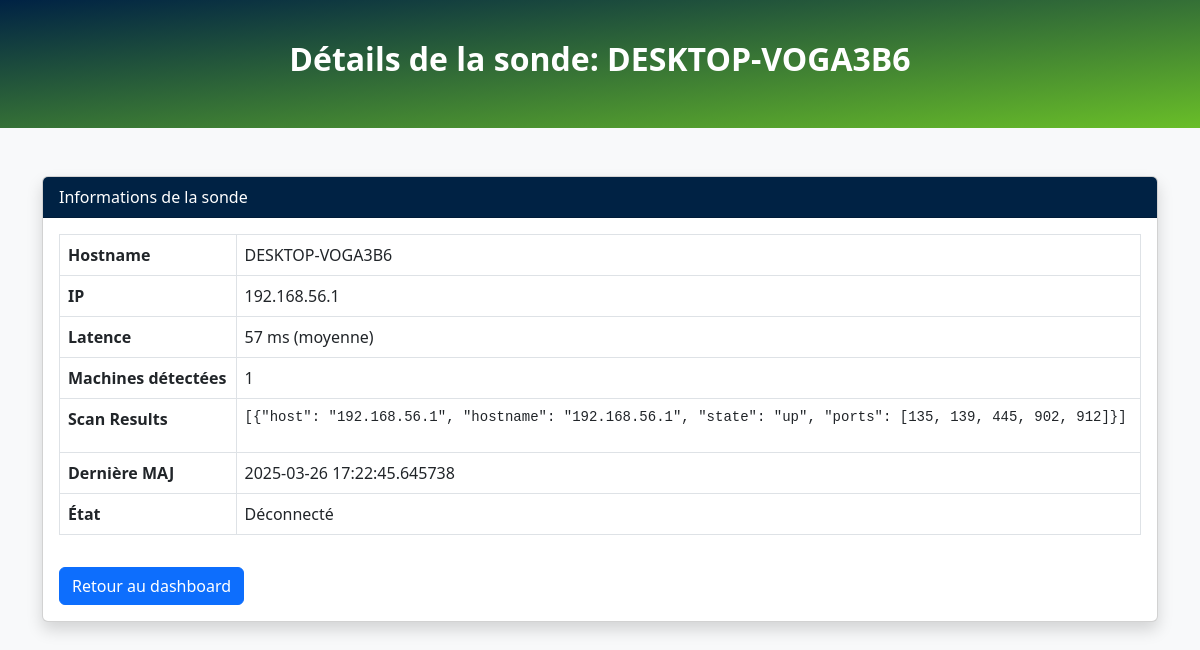
Screenshot of /harvester/25 with the database file from the repository.
### app/models/harvester.py (models this page shows)
class HarvesterData(db.Model):
    id = db.Column(db.Integer, primary_key=True)
    hostname = db.Column(db.String(128))
    ip = db.Column(db.String(45))
    latency = db.Column(db.String(64))
    nb_machines = db.Column(db.Integer)
    scan_results = db.Column(db.Text)
    version = db.Column(db.String(10))
    last_updated = db.Column(db.DateTime, default=datetime.utcnow)

### app/views/routes.py (the view)
@views_bp.route("/harvester/<int:harvester_id>")
def harvester_detail(harvester_id):
    harvester = HarvesterData.query.get(harvester_id)
    if not harvester:
        abort(404)
    threshold = timedelta(minutes=5)
    now = datetime.utcnow()
    status = "Connecté" if now - harvester.last_updated < threshold else "Déconnecté"
    harvester_data = {
        "id": harvester.id,
        "hostname": harvester.hostname,
        "ip": harvester.ip,
        "latency": harvester.latency,
        "nb_machines": harvester.nb_machines,
        "scan_results": harvester.scan_results,
        "last_updated": harvester.last_updated,
        "status": status
    }
    return render_template("harvester_detail.html", harvester=harvester_data)

### app/templates/harvester_detail.html (shortened to what this page needs)
<!DOCTYPE html>
<html lang="fr">
<head>
    <link rel="stylesheet" href="https://cdn.jsdelivr.net/npm/bootstrap@5.3.0/dist/css/bootstrap.min.css">
</head>
<body class="bg-light">
<div class="hero">
  <h1>Détails de la sonde: {{ harvester.hostname }}</h1>
</div>
<div class="container mt-5">
    <div class="card shadow">
      <div class="card-header">
        Informations de la sonde
      </div>
      <div class="card-body">
        <table class="table table-bordered">
            <tr>
                <th>Hostname</th>
                <td>{{ harvester.hostname }}</td>
            </tr>
            <tr>
                <th>IP</th>
                <td>{{ harvester.ip }}</td>
            </tr>
            <tr>
                <th>Latence</th>
                <td>{{ harvester.latency }}</td>
            </tr>
            <tr>
                <th>Machines détectées</th>
                <td>{{ harvester.nb_machines }}</td>
            </tr>
            <tr>
                <th>Scan Results</th>
                <td><pre>{{ harvester.scan_results }}</pre></td>
            </tr>
            <tr>
                <th>Dernière MAJ</th>
                <td>{{ harvester.last_updated }}</td>
            </tr>
            <tr>
                <th>État</th>
                <td>{{ harvester.status }}</td>
            </tr>
        </table>
        <a href="{{ url_for('views.index') }}" class="btn btn-primary mt-3">Retour au dashboard</a>
      </div>
    </div>
</div>
</body>
</html>

### app/templates/harvester_detail.html (style rules this page uses)
:root { --navy: #002244; --green: #69BE28; --white: #FFFFFF; }
.hero { background: linear-gradient(to bottom right, var(--navy), var(--green)); color: var(--white); padding: 40px 20px; text-align: center; }
.hero h1 { font-size: 2rem; font-weight: 700; margin-bottom: 10px; }
.card-header { background-color: var(--navy); color: var(--white); }
pre { white-space: pre-wrap; word-wrap: break-word; max-width: 100%; }

### rows the page displays
HarvesterData: hostname "DESKTOP-VOGA3B6", ip "192.168.56.1", latency "57 ms (moyenne)", scan_results "[{\"host\": \"192.168.56.1\", \"hostname\": \"192.168.56.1\", \"state\": \"up\", \"ports\": [135, 139, 445, 902, 912]}]", last_updated "2025-03-26 17:22:45.645738"

### other values shown
{{ harvester.nb_machines }} "1"
{{ harvester.status }} "Déconnecté"
